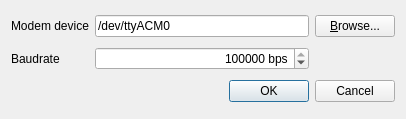
<?xml version="1.0" encoding="UTF-8"?>
<ui version="4.0">
 <class>ModemDialog</class>
 <widget class="QDialog" name="ModemDialog">
  <property name="geometry">
   <rect>
    <x>0</x>
    <y>0</y>
    <width>406</width>
    <height>119</height>
   </rect>
  </property>
  <property name="windowTitle">
   <string>Dialog</string>
  </property>
  <layout class="QGridLayout" name="gridLayout">
   <item row="0" column="0">
    <widget class="QLabel" name="label">
     <property name="text">
      <string>Modem device</string>
     </property>
    </widget>
   </item>
   <item row="0" column="1">
    <widget class="QLineEdit" name="pathEdit">
     <property name="text">
      <string>/dev/ttyACM0</string>
     </property>
    </widget>
   </item>
   <item row="0" column="2">
    <widget class="QPushButton" name="browseButton">
     <property name="text">
      <string>&amp;Browse...</string>
     </property>
    </widget>
   </item>
   <item row="1" column="0">
    <widget class="QLabel" name="label_2">
     <property name="text">
      <string>Baudrate</string>
     </property>
    </widget>
   </item>
   <item row="1" column="1">
    <widget class="QSpinBox" name="baudSpin">
     <property name="alignment">
      <set>Qt::AlignRight|Qt::AlignTrailing|Qt::AlignVCenter</set>
     </property>
     <property name="suffix">
      <string> bps</string>
     </property>
     <property name="minimum">
      <number>1</number>
     </property>
     <property name="maximum">
      <number>1000000</number>
     </property>
     <property name="value">
      <number>921600</number>
     </property>
    </widget>
   </item>
   <item row="2" column="0" colspan="3">
    <widget class="QDialogButtonBox" name="buttonBox">
     <property name="orientation">
      <enum>Qt::Horizontal</enum>
     </property>
     <property name="standardButtons">
      <set>QDialogButtonBox::Cancel|QDialogButtonBox::Ok</set>
     </property>
    </widget>
   </item>
  </layout>
 </widget>
 <resources/>
 <connections>
  <connection>
   <sender>buttonBox</sender>
   <signal>accepted()</signal>
   <receiver>ModemDialog</receiver>
   <slot>accept()</slot>
   <hints>
    <hint type="sourcelabel">
     <x>248</x>
     <y>254</y>
    </hint>
    <hint type="destinationlabel">
     <x>157</x>
     <y>274</y>
    </hint>
   </hints>
  </connection>
  <connection>
   <sender>buttonBox</sender>
   <signal>rejected()</signal>
   <receiver>ModemDialog</receiver>
   <slot>reject()</slot>
   <hints>
    <hint type="sourcelabel">
     <x>316</x>
     <y>260</y>
    </hint>
    <hint type="destinationlabel">
     <x>286</x>
     <y>274</y>
    </hint>
   </hints>
  </connection>
 </connections>
</ui>
